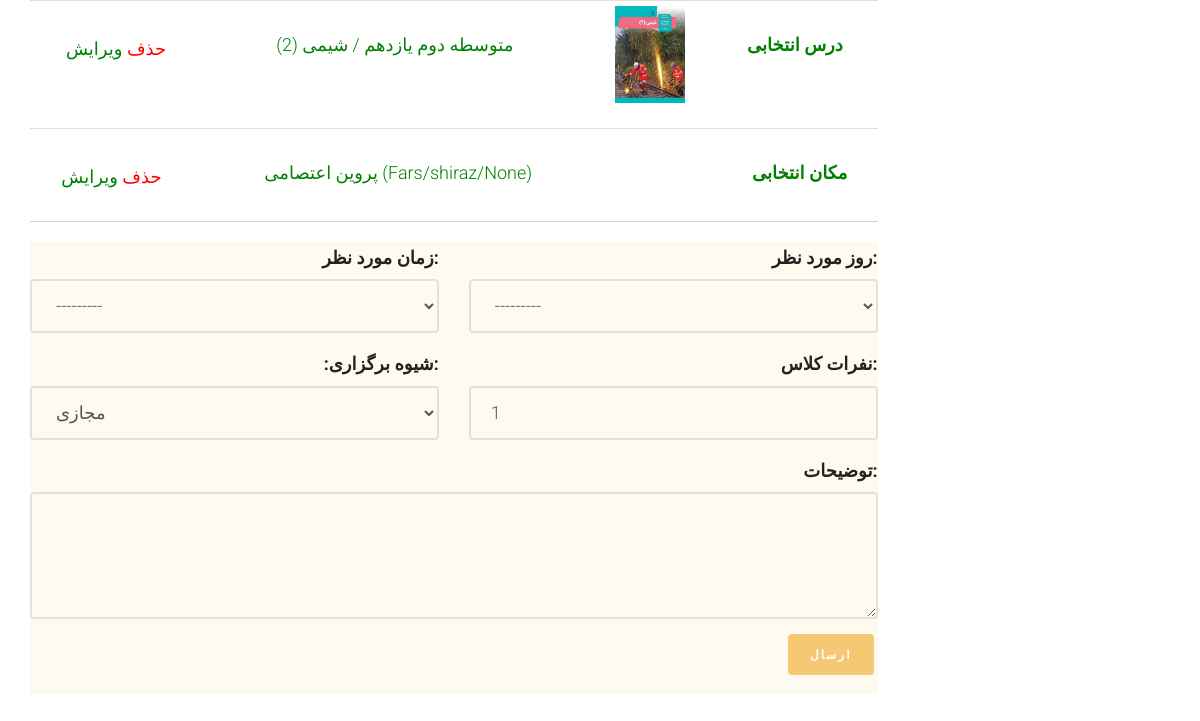
The page /application/complete-application (signed in) on the database as committed earlier.
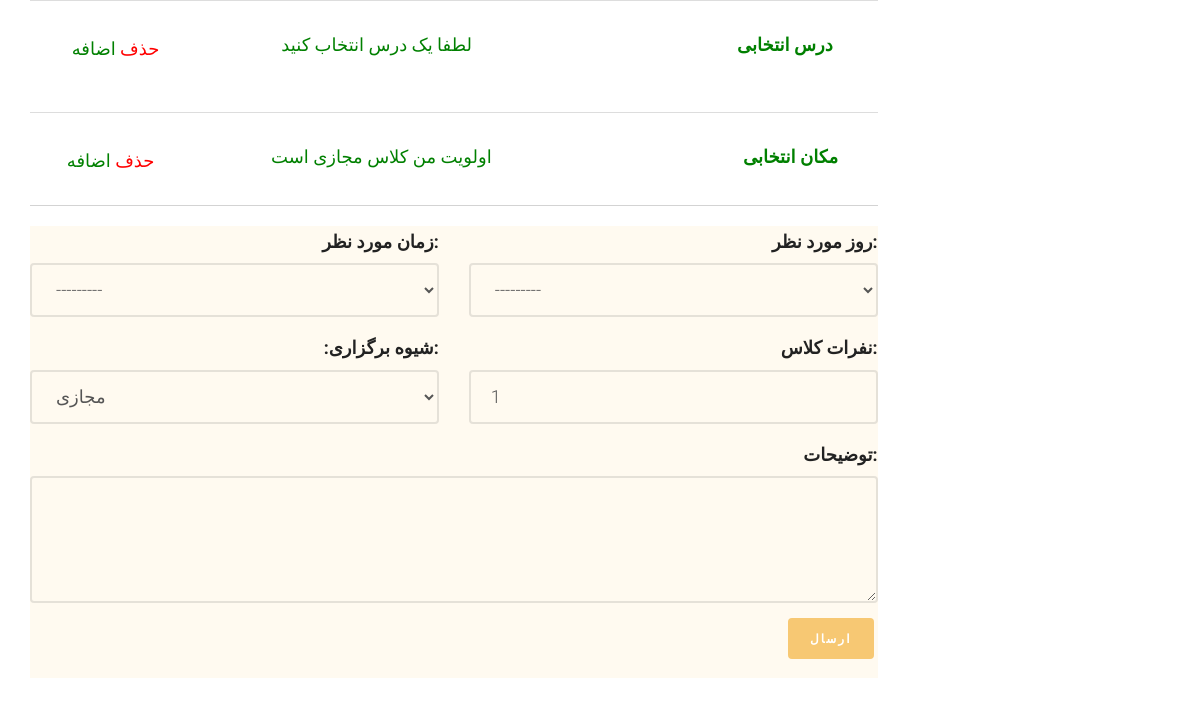
The same page on the database as committed later.
### application/models.py (models this page shows, shortened)
class Application(models.Model):
    applicant = models.ForeignKey(User, on_delete=models.CASCADE)
    demanded_course = models.ForeignKey(Course, on_delete=models.CASCADE)
    preferred_style = models.CharField(choices=HOLDING_STYLE, max_length=50, default="V")
    short_description = models.CharField(max_length=300, null=True, blank=True)
    is_accepted = models.BooleanField(blank=True, null=True, default=False)
    num_of_student = models.IntegerField(validators=[MinValueValidator(1), MaxValueValidator(10)], default=1)
    registered_date = models.DateField(null=True, blank=True , auto_now_add=True)
    free_day_1 = models.ForeignKey(WeekDay, on_delete=models.CASCADE, null=True, blank=True)
    free_time_1 = models.ForeignKey(AvailableTime, on_delete=models.CASCADE, null=True, blank=True)
    venue = models.ForeignKey(PublicPlace, on_delete=models.CASCADE, blank=True, null=True)
    is_active = models.BooleanField(default=False)
    slug = models.SlugField(max_length=200, default="", null=False, db_index=True)

class Course(models.Model):
    course_name = models.ForeignKey(CourseName, on_delete=models.CASCADE, db_index=True)
    grade = models.ForeignKey(Grade, on_delete=models.CASCADE, blank=True, null=True)
    major = models.ForeignKey(Major, on_delete=models.CASCADE, blank=True, null=True)
    image=models.ImageField(upload_to='images/courses', null=True,blank=True)
    code=models.CharField(max_length=7, blank=True, null=True)
    book_download_link=models.CharField(max_length=300, blank=True, null=True)
    is_active = models.BooleanField(default=True)
    slug = models.SlugField(max_length=500, blank=True, null=True)
    def __str__(self):
        return f" {self.grade} / {self.course_name} "
    class Meta:
        constraints = [
            models.UniqueConstraint(fields=['course_name', 'grade', 'major'],
                                    name='unique_course_name_edu_level_grade'),
        ]

class Grade(models.Model):
    edu_level = models.ForeignKey(EducationalLevel, on_delete=models.CASCADE)
    grade_name = models.CharField(max_length=20, verbose_name="پایه تحصیلی")
    url_title = models.CharField(max_length=200, blank=True, null=True)
    is_active = models.BooleanField(default=True)
    def __str__(self):
        return f"{self.edu_level} {self.grade_name}"
    class Meta:
        constraints = [
            models.UniqueConstraint(fields=['edu_level', 'grade_name'], name='unique_edu_level_grade')]

class EducationalLevel(models.Model):
    edu_level = models.CharField(max_length=20, unique=True, verbose_name="دوره آموزشی")
    url_title = models.CharField(max_length=200, blank=True, null=True)
    is_active = models.BooleanField(default=True)
    def __str__(self):
        return self.edu_level

class CourseName(models.Model):
    course_name = models.CharField(max_length=20, unique=True)
    def __str__(self):
        return f"{self.course_name}"

### account/models.py (models this page shows)
class PublicPlace(models.Model):
    name = models.CharField(max_length=200)
    type = models.ForeignKey(PublicPlaceType, on_delete=models.CASCADE, blank=True, null=True)
    director = models.OneToOneField(User, on_delete=models.CASCADE, null=True, blank=True)
    province = models.ForeignKey(Province, on_delete=models.CASCADE, blank=True, null=True)
    city = models.ForeignKey(City, on_delete=models.CASCADE, blank=True, null=True)
    district= models.CharField(max_length=100, blank=True, null=True)
    address = models.CharField(max_length=300, blank=True, null=True)
    def __str__(self):
        return f"{self.name}  ({self.province}/{self.city}/{self.district})"

class Province(models.Model):
    name = models.CharField(max_length=500)
    url_title = models.CharField(max_length=100, blank=True, null=True)
    is_active = models.BooleanField(default=False)
    slug = models.SlugField(max_length=500, default="", null=True, blank=True)
    def __str__(self):
        return self.name

class City(models.Model):
    name = models.CharField(max_length=500)
    url_title = models.CharField(max_length=100, blank=True, null=True)
    province = models.ForeignKey(Province, on_delete=models.CASCADE)
    is_active = models.BooleanField(default=False)
    slug = models.SlugField(max_length=500, blank=True, null=True)
    parent_city = models.ForeignKey(
        "self",
        related_name="child_cities",
        null=True,
        blank=True,
        on_delete=models.CASCADE,
    )
    def __str__(self):
        return self.name

### application/views.py (the view, shortened to what this page needs)
# urls.py: path('complete-application', views.CompleteApplication.as_view(), name='complete_application_page'),
class CompleteApplication(View):
    def get(self, request: HttpRequest):
        current_user = User.objects.filter(id=request.user.id).first()
        current_application = Application.objects.filter(applicant=current_user, is_active=False,
                                                         is_accepted=False).first()
        application_form = CompleteApplicationModelForm(instance=current_application)
        context = {
            'application': current_application,
            'application_form': application_form,
            'current_user': current_user
        }
        return render(request, 'application/complete_application.html', context)

### application/models.py (called while the page is built)
    def __str__(self):
        return f"{self.day_name}"

    def __str__(self):
        return f"{self.time_name}"

### application/templates/application/complete_application.html (shortened to what this page needs)
{% extends 'shared/_layout.html' %}
{% load render_partial %}
{% block content %}
<div class="container">
	<div class="row">
		<div class="col-sm-9">
			<div class="container-fluid">
				<div class="row fh5co-post-entry">
					<table class="table table-condensed" style="border-bottom: 1px ; text-align: center">
                    			<tbody>
                        			<tr>
                            			<td>
								<a href="" style="color: red" onclick="removeCourse({{application.demanded_course.id}})"> حذف </a>
								{% if application.demanded_course %}
								<a href="{% url 'courses_list' %}" style="color: green"> ویرایش </a>
											{% else %}
											<a href="{% url 'courses_list' %}" style="color: green"> اضافه </a>
											{% endif %}
                            			</td>
							 			<td>
                                            {% if application.demanded_course %}
                                			<p style="text-align: center; color:green">{{ application.demanded_course }}</p>
                                              {% else %}
                                            <p style="color: green"> لطفا یک درس انتخاب کنید  </p>
											{% endif %}
                            			</td>
										<td class="cart_product">
                                            {% if application.demanded_course %}
                                			<a href=""><img src="{{ application.demanded_course.image.url }}" width="70" alt=""></a>
                                            {% else %}
											<a href=""><img src="/static/images/white.png" width="70"></a>
											{% endif %}
										</td>
										<td>
											<label style="color: green"> درس انتخابی  </label>
										</td>
									</tr>
								</tbody>
							</table>
					<table class="table table-condensed" style="border-bottom: 1px solid lightgray ; text-align: center">
                    			<tbody>
                        			<tr>
                            			<td>
								<a href="" style="color: red" onclick="removeVenue({{application.venue.id}})"> حذف </a>
											{% if application.venue %}
											<a href="{% url 'publicplaces_list' %}" style="color: green"> ویرایش </a>
											{% else %}
											<a href="{% url 'publicplaces_list' %}" style="color: green"> اضافه </a>
											{% endif %}
                            			</td>
							 			<td>
                                			{% if application.venue %}
                                			<p style="text-align: center; color:green">{{ application.venue }}</p>
											{% else %}
											<p style="color: green">اولویت من کلاس مجازی است </p>
											{% endif %}
                            			</td>
										<td class="cart_product">
                                			<a href=""><img src="/static/images/white.png" width="70"></a>
										</td>
										<td>
											<label style="color: green"> مکان انتخابی  </label>
										</td>
									</tr>
								</tbody>
							</table>
					<div style="background-color: floralwhite; ">
						<form id="main-contact-form" class="contact-form row" action="{% url 'complete_application_page' %}" method="post">
							{% include 'includes/application_form.html' with application=application %}
							<div class="form-group col-md-12">
        					<button type="submit" class="btn btn-primary pull-right">ارسال</button>
							</div>
						</form>
					</div>
				</div>
			</div>
		</div>
	</div>
</div>
{% endblock %}

### application/templates/includes/application_form.html (shortened to what this page needs)
   <div class="col-md-6 form-group">
     <div style="text-align: right"> {{ application_form.free_time_1.label_tag }}</div>
          {{ application_form.free_time_1 }}
    </div>
    <div class="col-md-6 form-group">
     <div style="text-align: right">  {{ application_form.free_day_1.label_tag }} </div>
        {{ application_form.free_day_1 }}
    </div>
    <div class="col-md-6 form-group">
        <div style="text-align: right">  {{ application_form.preferred_style.label_tag }} </div>
        {{ application_form.preferred_style }}
    </div>
    <div class="col-md-6 form-group">
     <div style="text-align: right"> {{ application_form.num_of_student.label_tag }}</div>
          {{ application_form.num_of_student }}
    </div>
     <div class="col-md-12 form-group">
        <div style="text-align: right"> {{ application_form.short_description.label_tag }} </div>
        {{ application_form.short_description }}
    </div>

Rows that differ between the two databases and show on the page:
removed Application: demanded_course "متوسطه دوم یازدهم / شیمی (2)", demanded_course.image (picture), venue "پروین اعتصامی (Fars/shiraz/None)", free_time_1 "---------", free_day_1 "---------", preferred_style "مجازی", num_of_student "1"
Other text that changed with them:
form field free_time_1: (not shown) → "---------"
form field free_day_1: (not shown) → "---------"
form field preferred_style: (not shown) → "مجازی"
form field num_of_student: (not shown) → "1"
text no longer shown: "ویرایش ویرایش"
text now shown: "اضافه لطفا یک درس انتخاب کنید اضافه اولویت من کلاس مجازی است"
